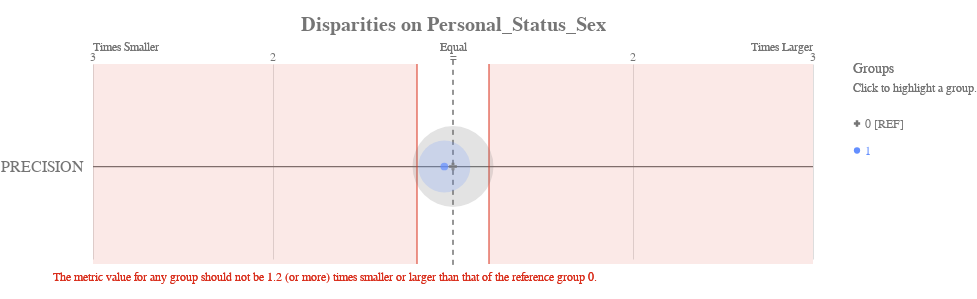

Notebook source saved alongside this figure:
### Code cell
ap.disparity(bdf, metrics, 'Personal_status_sex', fairness_threshold = disparity_tolerance)

### Figure 1 — Vega-Lite specification as saved in the notebook (floating-point values rounded to 4 significant figures)
{"config": {"view": {"continuousWidth": 400, "continuousHeight": 300, "strokeWidth": 0}, "axisLeft": {"labelColor": "rgb(117,117,117)", "labelFont": "Arial", "labelFontSize": 16}, "title": {"align": "center", "baseline": "middle", "color": "rgb(117,117,117)", "font": "Arial", "fontSize": 20, "fontWeight": "bold"}}, "layer": [{"data": {"name": "data-a27a61e808cb85618ab4a15b8a39420c"}, "mark": {"type": "rule", "stroke": "rgb(117,117,117)", "strokeWidth": 1.25, "tooltip": ""}, "encoding": {"x": {"type": "quantitative", "field": "x", "scale": {"domain": [-2, 2], "range": [40.0, 760.0]}}, "x2": {"field": "x2"}, "y": {"type": "nominal", "axis": {"domain": false, "labelAngle": 0, "labelPadding": -30, "orient": "left", "ticks": false, "title": ""}, "field": "metric", "scale": {"domain": ["PRECISION"], "range": [30, 225.0]}}}}, {"data": {"name": "data-79dd248bdaa0ea02c535240e8ad022c8"}, "mark": {"type": "rule", "stroke": "rgb(117,117,117)", "strokeDash": [5, 5], "strokeWidth": 1}, "encoding": {"tooltip": {"value": "0 [REF]"}, "x": {"value": 400.0}, "y": {"value": 20.83}, "y2": {"value": 229.2}}}, {"data": {"name": "data-c233327f4cd9b4c2df31bf8015c83e4a"}, "mark": {"type": "text", "align": "center", "color": "rgb(117,117,117)", "font": "Arial", "fontSize": 12, "fontWeight": "normal", "tooltip": ""}, "encoding": {"text": {"type": "nominal", "field": "label"}, "x": {"type": "quantitative", "field": "value", "scale": {"domain": [-2, 2], "range": [40.0, 760.0]}}, "y": {"value": 17.5}}}, {"layer": [{"mark": {"type": "text", "align": "left", "fill": "rgb(117,117,117)", "font": "Arial", "fontSize": 12, "fontWeight": "normal", "tooltip": ""}, "encoding": {"text": {"value": "Times Smaller"}, "x": {"value": 40.0}, "y": {"value": 7.5}}}, {"mark": {"type": "text", "align": "right", "fill": "rgb(117,117,117)", "font": "Arial", "fontSize": 12, "fontWeight": "normal", "tooltip": ""}, "encoding": {"text": {"value": "Times Larger"}, "x": {"value": 760.0}, "y": {"value": 7.5}}}, {"mark": {"type": "text", "align": "center", "fill": "rgb(117,117,117)", "font": "Arial", "fontSize": 12, "fontWeight": "normal", "tooltip": ""}, "encoding": {"text": {"value": "Equal"}, "x": {"value": 400.0}, "y": {"value": 7.5}}}], "data": {"name": "data-79dd248bdaa0ea02c535240e8ad022c8"}}, {"layer": [{"mark": {"type": "rule", "opacity": 0.8, "stroke": "rgb(217, 46, 28)", "strokeWidth": 1.25, "tooltip": ""}, "encoding": {"x": {"type": "quantitative", "field": "min", "scale": {"domain": [-2, 2], "range": [40.0, 760.0]}}, "y": {"value": 25.0}, "y2": {"value": 225.0}}}, {"mark": {"type": "rule", "opacity": 0.8, "stroke": "rgb(217, 46, 28)", "strokeWidth": 1.25, "tooltip": ""}, "encoding": {"x": {"type": "quantitative", "field": "max", "scale": {"domain": [-2, 2], "range": [40.0, 760.0]}}, "y": {"value": 25.0}, "y2": {"value": 225.0}}}, {"layer": [{"mark": {"type": "rect", "fill": "rgb(217, 46, 28)", "opacity": 0.1, "tooltip": ""}, "encoding": {"x": {"type": "quantitative", "field": "min", "scale": {"domain": [-2, 2], "range": [40.0, 760.0]}}, "x2": {"field": "lower_end"}, "y": {"value": 25.0}, "y2": {"value": 225.0}}}, {"mark": {"type": "rect", "fill": "rgb(217, 46, 28)", "opacity": 0.1, "tooltip": ""}, "encoding": {"x": {"type": "quantitative", "field": "max", "scale": {"domain": [-2, 2], "range": [40.0, 760.0]}}, "x2": {"field": "upper_end"}, "y": {"value": 25.0}, "y2": {"value": 225.0}}}]}, {"data": {"name": "data-79dd248bdaa0ea02c535240e8ad022c8"}, "mark": {"type": "text", "align": "left", "baseline": "top", "fill": "rgb(217, 46, 28)", "font": "Arial", "fontSize": 12, "fontWeight": "normal", "tooltip": ""}, "encoding": {"text": {"value": "The metric value for any group should not be 1.2 (or more) times smaller or larger than that of the reference group 0."}, "x": {"value": 0}, "y": {"value": 233.3}}}], "data": {"name": "data-25f3550964acc203f87c85ed125cfad2"}}, {"layer": [{"mark": "circle"}, {"data": {"name": "data-d0849aa91b67fd94bd6d08042a9f52c5"}, "mark": {"type": "circle", "opacity": 0.2}, "encoding": {"color": {"condition": {"type": "nominal", "field": "attribute_value", "legend": null, "scale": {"domain": ["0", "1"], "range": ["rgb(117,117,117)", "rgb(100, 143, 255)", "rgb(254, 97, 0)", "rgb(220, 38, 127)", "rgb(255, 176, 0)", "rgb(120, 94, 240)"]}, "selection": "selector025"}, "value": "rgb(224,224,224)"}, "size": {"type": "quantitative", "field": "group_size", "legend": null, "scale": {"domain": [0, 212.4], "range": [0, 7854.0]}}, "tooltip": [{"type": "nominal", "field": "attribute_value", "title": "Group"}, {"type": "nominal", "field": "tooltip_group_size", "title": "Group Size"}, {"type": "nominal", "field": "tooltip_disparity_explanation_precision", "title": "Disparity"}, {"type": "quantitative", "field": "precision", "format": ".2f", "title": "PRECISION"}], "x": {"type": "quantitative", "axis": {"domain": false, "labels": false, "ticks": false, "title": null, "values": [1, 2, -2, -1]}, "field": "precision_disparity_scaled", "scale": {"domain": [-2, 2], "range": [40.0, 760.0]}}, "y": {"type": "nominal", "axis": {"domain": false, "grid": false, "labels": false, "ticks": false, "title": " "}, "field": "metric_variable", "scale": {"domain": ["PRECISION"], "range": [30, 225.0]}}}, "selection": {"selector027": {"type": "multi", "empty": "all", "fields": ["attribute_value"]}}, "transform": [{"calculate": "'PRECISION'", "as": "metric_variable"}]}, {"layer": [{"mark": "point"}, {"data": {"name": "data-d0849aa91b67fd94bd6d08042a9f52c5"}, "mark": {"type": "point", "filled": true, "size": 60}, "encoding": {"color": {"condition": {"type": "nominal", "field": "attribute_value", "legend": null, "scale": {"domain": ["0", "1"], "range": ["rgb(117,117,117)", "rgb(100, 143, 255)", "rgb(254, 97, 0)", "rgb(220, 38, 127)", "rgb(255, 176, 0)", "rgb(120, 94, 240)"]}, "selection": "selector025"}, "value": "rgb(224,224,224)"}, "shape": {"type": "nominal", "field": "attribute_value", "legend": null, "scale": {"domain": ["0", "1"], "range": ["cross", "circle"]}}, "tooltip": [{"type": "nominal", "field": "attribute_value", "title": "Group"}, {"type": "nominal", "field": "tooltip_group_size", "title": "Group Size"}, {"type": "nominal", "field": "tooltip_disparity_explanation_precision", "title": "Disparity"}, {"type": "quantitative", "field": "precision", "format": ".2f", "title": "PRECISION"}], "x": {"type": "quantitative", "axis": {"domain": false, "labels": false, "ticks": false, "title": null, "values": [1, 2, -2, -1]}, "field": "precision_disparity_scaled", "scale": {"domain": [-2, 2], "range": [40.0, 760.0]}}, "y": {"type": "nominal", "axis": {"domain": false, "grid": false, "labels": false, "ticks": false, "title": " "}, "field": "metric_variable", "scale": {"domain": ["PRECISION"], "range": [30, 225.0]}}}, "selection": {"selector026": {"type": "multi", "empty": "all", "fields": ["attribute_value"]}}, "transform": [{"calculate": "'PRECISION'", "as": "metric_variable"}]}]}]}, {"layer": [{"mark": {"type": "point", "filled": true, "opacity": 1, "size": 39.48}, "encoding": {"color": {"condition": {"type": "nominal", "field": "attribute_value", "legend": null, "scale": {"domain": ["0", "1"], "range": ["rgb(117,117,117)", "rgb(100, 143, 255)", "rgb(254, 97, 0)", "rgb(220, 38, 127)", "rgb(255, 176, 0)", "rgb(120, 94, 240)"]}, "selection": "selector025"}, "value": "rgb(224,224,224)"}, "shape": {"type": "nominal", "field": "attribute_value", "legend": null, "scale": {"domain": ["0", "1"], "range": ["cross", "circle"]}}, "x": {"value": 804}, "y": {"type": "nominal", "axis": {"domain": false, "grid": false, "labels": false, "ticks": false, "title": " "}, "field": "attribute_value", "scale": {"domain": ["0", "1"], "range": [71, 125]}}}, "selection": {"selector025": {"type": "multi", "empty": "all", "fields": ["attribute_value"]}}}, {"mark": {"type": "text", "align": "left", "baseline": "middle", "font": "Arial", "fontSize": 12, "fontWeight": "normal"}, "encoding": {"color": {"condition": {"type": "nominal", "field": "attribute_value", "legend": null, "scale": {"domain": ["0", "1"], "range": ["rgb(117,117,117)", "rgb(100, 143, 255)", "rgb(254, 97, 0)", "rgb(220, 38, 127)", "rgb(255, 176, 0)", "rgb(120, 94, 240)"]}, "selection": "selector025"}, "value": "rgb(224,224,224)"}, "text": {"type": "nominal", "field": "label"}, "x": {"value": 812}, "y": {"type": "nominal", "axis": {"domain": false, "grid": false, "labels": false, "ticks": false, "title": " "}, "field": "attribute_value", "scale": {"domain": ["0", "1"], "range": [71, 125]}}}, "selection": {"selector028": {"type": "multi", "empty": "all", "fields": ["attribute_value"]}}}, {"data": {"name": "data-79dd248bdaa0ea02c535240e8ad022c8"}, "mark": {"type": "text", "align": "left", "baseline": "middle", "color": "rgb(117,117,117)", "font": "Arial", "fontSize": 12, "fontWeight": "normal"}, "encoding": {"text": {"value": "Click to highlight a group."}, "x": {"value": 800}, "y": {"value": 49}}}, {"data": {"name": "data-79dd248bdaa0ea02c535240e8ad022c8"}, "mark": {"type": "text", "align": "left", "baseline": "middle", "color": "rgb(117,117,117)", "font": "Arial", "fontSize": 14, "fontWeight": "normal"}, "encoding": {"text": {"value": "Groups"}, "x": {"value": 800}, "y": {"value": 30}}}], "data": {"name": "data-711e50c9c74ea5e50c1544827342332e"}}], "height": 250, "padding": {"top": 15, "bottom": 10}, "resolve": {"scale": {"size": "independent", "y": "independent"}}, "title": "Disparities on Personal_Status_Sex", "width": 800, "$schema": "https://vega.github.io/schema/vega-lite/v4.8.1.json", "datasets": {"data-a27a61e808cb85618ab4a15b8a39420c": [{"metric": "PRECISION", "x": -2, "x2": 2}], "data-79dd248bdaa0ea02c535240e8ad022c8": [{"a": 1, "b": 0}, {"a": 1, "b": 0}], "data-c233327f4cd9b4c2df31bf8015c83e4a": [{"value": 1, "label": 2}, {"value": 2, "label": 3}, {"value": -2, "label": 3}, {"value": -1, "label": 2}, {"value": 0, "label": "="}], "data-25f3550964acc203f87c85ed125cfad2": [{"min": -0.2, "max": 0.2, "lower_end": -2, "upper_end": 2}], "data-d0849aa91b67fd94bd6d08042a9f52c5": [{"attribute_name": "Personal_status_sex", "attribute_value": "0", "group_size": 177, "total_entities": 250, "precision": 0.8248, "precision_disparity": 1.0, "precision_disparity_scaled": 0.0, "tooltip_group_size": "177 (70.80%)", "tooltip_disparity_explanation_precision": "Reference group"}, {"attribute_name": "Personal_status_sex", "attribute_value": "1", "group_size": 73, "total_entities": 250, "precision": 0.7869, "precision_disparity": 0.954, "precision_disparity_scaled": -0.04821, "tooltip_group_size": "73 (29.20%)", "tooltip_disparity_explanation_precision": "1.05 times smaller PRECISION than the reference group"}], "data-711e50c9c74ea5e50c1544827342332e": [{"attribute_value": "0", "label": "0 [REF]"}, {"attribute_value": "1", "label": "1"}]}}
